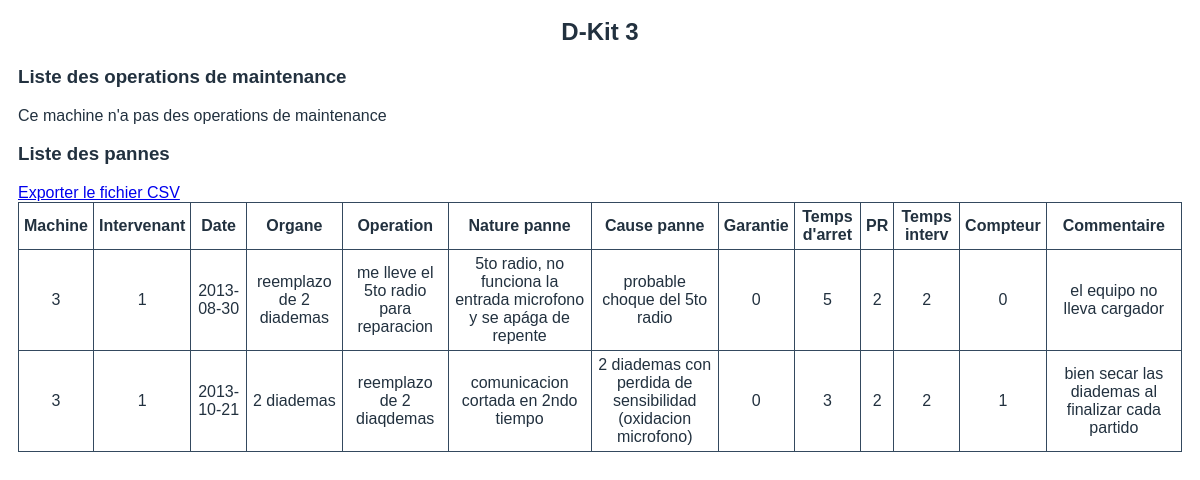
Screenshot of /operations.php?id=3&nombre=D-Kit 3 with the database file from the repository.
### tables this page shows
CREATE TABLE `panne` (
  `id_panne` int(11) NOT NULL,
  `id_machine` int(11) NOT NULL,
  `id_interv` int(11) NOT NULL,
  `date` date NOT NULL,
  `organe` varchar(200) DEFAULT NULL,
  `operation` varchar(200) DEFAULT NULL,
  `nature_panne` varchar(200) DEFAULT NULL,
  `cause_panne` varchar(200) DEFAULT NULL,
  `garantie` tinyint(1) NOT NULL DEFAULT '0',
  `temps_darret` int(11) DEFAULT NULL,
  `PR` varchar(100) DEFAULT NULL,
  `tps_interv` int(11) DEFAULT NULL,
  `compteur` int(11) DEFAULT NULL,
  `commentaire` text
);

### operations.php (the view, shortened to what this page needs)
<?php
	require_once 'conexion.php';
	$enlace = mysqli_connect($hostname, $username, $password, $database);
	$id = $_GET["id"];
	$query_panne = "SELECT * FROM panne WHERE id_machine=".$id;
	$query_maint = "SELECT * FROM maintenance WHERE id_machine=".$id;
	$resultado_panne = mysqli_query($enlace, $query_panne);
	$resultado_maint = mysqli_query($enlace, $query_maint);
	$nombre = $_GET["nombre"];
?>
<html>
	<head>
		<link rel="stylesheet" type="text/css" href="CSS/operations_style.css">
	</head>
	<body>
		<center><h2><?php echo $nombre; ?></h2></center>
		<h3>Liste des operations de maintenance</h3>
		<?php if(mysqli_num_rows($resultado_maint)>0) { ?>
		<a href="exportar_maintenance.php?id=<?php echo $id; ?>&nombre=<?php echo $nombre; ?>" target="_blank">Exporter le fichier CSV</a>
		<br/>
		<table border="1" cellpadding="5" cellspace="5">
		<tr>
		    <th>Machine</th>
		    <th>Operation</th>
		    <th>Intervenant</th>
		    <th>Date</th>
		    <th>Echeance</th>
		    <th>Compteur</th>
		    <th>Comentaire</th>
		</tr>
		<?php while ($fila_maint = mysqli_fetch_assoc($resultado_maint)) { ?>
        <tr>
        	<td><?php echo $fila_maint["id_machine"] ?></td>
        	<td><?php echo $fila_maint["id_oper"] ?></td>
        	<td><?php echo $fila_maint["id_interv"] ?></td>
        	<td><?php echo $fila_maint["date"] ?></td>
        	<td><?php echo $fila_maint["echeance"] ?></td>
        	<td><?php echo $fila_maint["compteur"] ?></td>
        	<td><?php echo $fila_maint["commentaire"] ?></td>
    	</tr>
		<?php } ?>
		</table>
		<?php } else echo "Ce machine n'a pas des operations de maintenance";?>
		<h3>Liste des pannes</h3>
		<?php if(mysqli_num_rows($resultado_panne)>0) { ?>
		<a href="exportar_panne.php?id=<?php echo $id; ?>&nombre=<?php echo $nombre; ?>" target="_blank">Exporter le fichier CSV</a>
		<br/>
		<table border="1" cellpadding="5" cellspace="5">
		<tr>
		    <th>Machine</th>
		    <th>Intervenant</th>
		    <th>Date</th>
		    <th>Organe</th>
		    <th>Operation</th>
		    <th>Nature panne</th>
		    <th>Cause panne</th>
		    <th>Garantie</th>
		    <th>Temps d'arret</th>
		    <th>PR</th>
		    <th>Temps interv</th>
		    <th>Compteur</th>
		    <th>Commentaire</th>
		</tr>
		<?php while ($fila_panne = mysqli_fetch_assoc($resultado_panne)) { ?>
        <tr>
        	<td><?php echo $fila_panne["id_machine"] ?></td>
        	<td><?php echo $fila_panne["id_interv"] ?></td>
        	<td><?php echo $fila_panne["date"] ?></td>
        	<td><?php echo $fila_panne["organe"] ?></td>
        	<td><?php echo $fila_panne["operation"] ?></td>
        	<td><?php echo $fila_panne["nature_panne"] ?></td>
        	<td><?php echo $fila_panne["cause_panne"] ?></td>
        	<td><?php echo $fila_panne["garantie"] ?></td>
        	<td><?php echo $fila_panne["temps_darret"] ?></td>
        	<td><?php echo $fila_panne["PR"] ?></td>
        	<td><?php echo $fila_panne["tps_interv"] ?></td>
        	<td><?php echo $fila_panne["compteur"] ?></td>
        	<td><?php echo $fila_panne["commentaire"] ?></td>
    	</tr>
		<?php } ?>
		</table>
		<?php } else echo "Ce machine n'a pas des pannes";?>
	</body>
</html>

### CSS/operations_style.css (style rules this page uses)
* { font-family: 'Montserrat', sans-serif; }
body { padding: 10px; color: #22313f; }
table { border-collapse: collapse; background: #fff; border-radius: 5px; color: #22313f; }
table tr th,td { text-align: center; border: 1px solid #34495e; }

### rows the page displays
panne: id_machine "3", id_interv "1", date "2013-08-30", organe "reemplazo de 2 diademas", operation "me lleve el 5to radio para reparacion", nature_panne "5to radio, no funciona la entrada microfono y se apága de repente", cause_panne "probable choque del 5to radio", garantie "0", temps_darret "5", PR "2", tps_interv "2", compteur "0", commentaire "el equipo no lleva cargador"
panne: id_machine "3", id_interv "1", date "2013-10-21", organe "2 diademas", operation "reemplazo de 2 diaqdemas", nature_panne "comunicacion cortada en 2ndo tiempo", cause_panne "2 diademas con perdida de sensibilidad (oxidacion microfono)", garantie "0", temps_darret "3", PR "2", tps_interv "2", compteur "1", commentaire "bien secar las diademas al finalizar cada partido"

### other values shown
$nombre "D-Kit 3"
